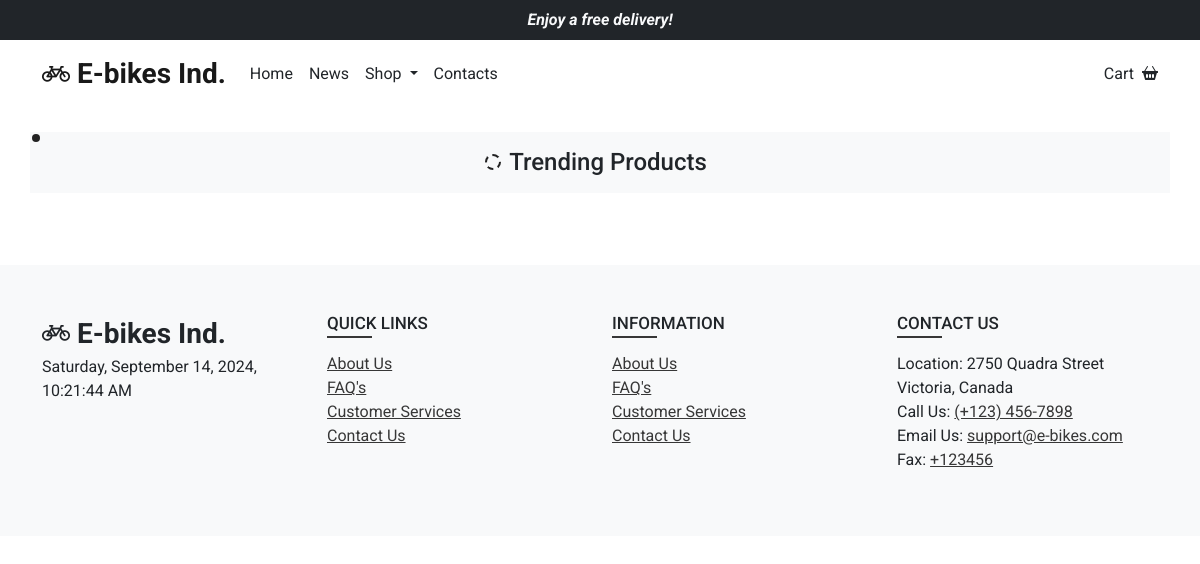
/shop/e-bikes, run on an earlier commit of the app's database.
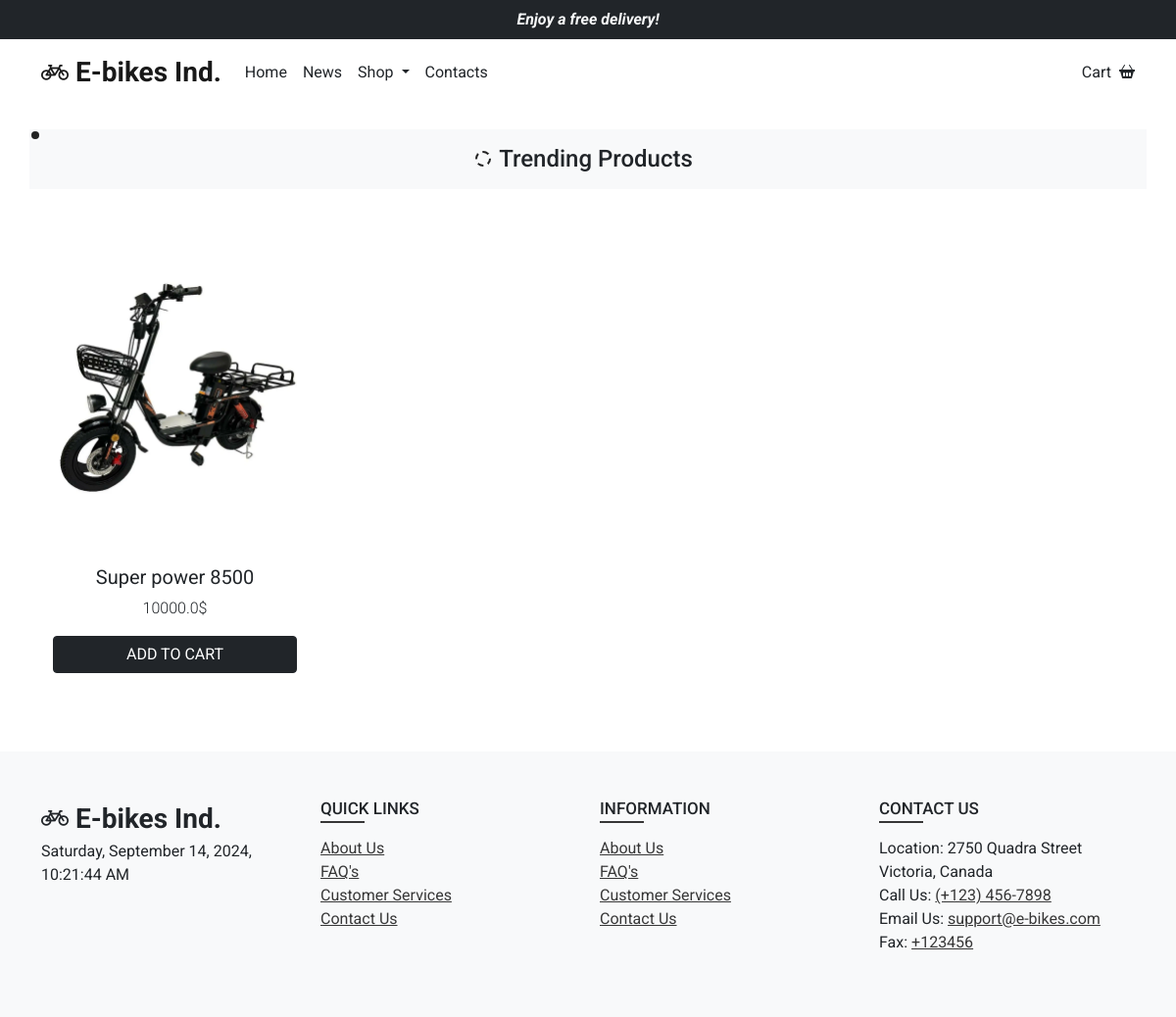
And on a later commit of the database.
### app/database.py (models this page shows, shortened)
class Product(db.Model):
    __tablename__ = "products"
    id = Column(Integer, primary_key=True)
    name = Column(String(80), unique=True, nullable=False)
    description = Column(String(), unique=True, nullable=False)
    price = Column(Float, nullable=False)
    img_path = Column(String(), unique=True, nullable=False)
    color = Column(String(), nullable=False)
    availability = Column(Integer, nullable=False)
    category = Column(String(), nullable=False)

### app/routes/shop/shop.py (the view)
@shop.route("/<string:category>")
def products(category):
    data = db.session.query(Product).filter_by(category=category).all()
    return render_template("products.html", products=data)

### app/templates/products.html (shortened to what this page needs)
{% extends 'base.html' %}
{% block content %}
<div class="container mt-4">
    <div class="row">
        <div class="products-title d-flex justify-content-center align-items-center py-3 bg-light">
            <span class="dot d-block"></span>
            <h3 class="mb-0 mx-2 fs-4">Trending Products</h3>
          </div>
    </div>
    <div class="row py-3 g-2">
      {% for product in products %}
      <div class="product-item col-lg-3 col-md-6 col-12 p-2 px-3">
        <a class="d-block" href="#">
          <div class="wrapper-product-img">
            <div class="card-img-top" style="background-image: url({{ url_for('static', filename=product.img_path) }})"></div>
          </div>
        </a>
        <h3 class="text-center fs-5 pt-2 fw-normal">{{ product.name }}</h3>
        <p class="text-center fw-light">{{ product.price }}$</p>
        <a href="#" class="text-uppercase fs-6 text-decoration-none d-block btn btn-dark my-2">Add To Cart</a>
      </div>
      {% endfor %}
    </div>
</div>
{% endblock content %}

### app/templates/base.html (shortened to what this page needs)
<!DOCTYPE html>
<html>
  <head>
    <link
      href="https://cdn.jsdelivr.net/npm/bootstrap@5.0.2/dist/css/bootstrap.min.css"
      rel="stylesheet"
    />
    <link
      rel="stylesheet"
      href="https://cdn.jsdelivr.net/npm/bootstrap-icons@1.5.0/font/bootstrap-icons.css"
    />
    <link rel="stylesheet" href="{{ url_for('static', filename='css/custom.css') }}" />
    <link rel="stylesheet" href="{{ url_for('static', filename='css/fonts.css') }}" />
    <link
      rel="stylesheet"
      href="https://cdn.jsdelivr.net/npm/@fancyapps/ui@5.0/dist/carousel/carousel.css"
    />
  </head>
  <body>
    <div
      class="container-fluid p-0 py-2 bg-dark text-light text-center fw-bold fst-italic"
    >
      Enjoy a free delivery!
    </div>
    <nav class="navbar navbar-expand-lg navbar-light">
      <div class="container-sm">
        <a class="navbar-brand fw-bold fs-3" href="#"
          ><i class="bi bi-bicycle"></i> E-bikes Ind.</a
        >
        <div class="collapse navbar-collapse" id="navbarSupportedContent">
          <ul class="navbar-nav me-auto mb-2 mb-lg-0">
            <li class="nav-item">
              <a class="nav-link text-dark" aria-current="page" href="{{ url_for('index.index') }}"
                >Home</a
              >
            </li>
            <li class="nav-item">
              <a class="nav-link text-dark" href="{{ url_for('news.index') }}">News</a>
            </li>
            <li class="nav-item dropdown">
              <a
                class="nav-link dropdown-toggle text-dark"
                href="{{ url_for('shop.index') }}"
                id="navbarDropdown"
                role="button"
                data-bs-toggle="dropdown"
                aria-expanded="false"
              >
                Shop
              </a>
            </li>
            <li class="nav-item">
              <a class="nav-link text-dark" href="{{ url_for('index.contacts') }}">Contacts</a>
            </li>
          </ul>
          <div class="d-flex">
            <a class="nav-link text-dark p-0" href="{{ url_for('cart.index')}}"
              >Cart<i class="bi bi-basket2-fill ps-2"></i
            ></a>
          </div>
        </div>
      </div>
    </nav>
    {% block content %}{% endblock content %}
    <div class="w-100 mt-5 bg-light">
      <div class="container py-5">
        <div class="row">
          <div class="col-lg-3 col-md-6 col-sm-6">
            <div class="single-footer-widget">
              <div class="logo">
                <a class="fw-bold fs-3 text-decoration-none text-dark" href="#">
                  <i class="bi bi-bicycle"></i>
                  E-bikes Ind.</a>
              </div>
              <p id="current-time"></p>
            </div>
          </div>
          <div class="col-lg-3 col-md-6 col-sm-6">
            <div class="single-footer-widget">
              <h3>Quick Links</h3>
              <ul class="quick-links">
                <li><a href="#">About Us</a></li>
                <li><a href="#">FAQ's</a></li>
                <li><a href="#">Customer Services</a></li>
                <li><a href="#">Contact Us</a></li>
              </ul>
            </div>
          </div>
          <div class="col-lg-3 col-md-6 col-sm-6">
            <div class="single-footer-widget">
              <h3>Information</h3>
              <ul class="information-links">
                <li><a href="#">About Us</a></li>
                <li><a href="#">FAQ's</a></li>
                <li><a href="#">Customer Services</a></li>
                <li><a href="#">Contact Us</a></li>
              </ul>
            </div>
          </div>
          <div class="col-lg-3 col-md-6 col-sm-6">
            <div class="single-footer-widget">
              <h3>Contact Us</h3>
              <ul class="footer-contact-info">
                <li>
                   Location: 2750 Quadra
                  Street Victoria, Canada
                </li>
                <li>
                   Call Us:
                  <a href="tel:+1234567898">(+123) 456-7898</a>
                </li>
                <li>
                   Email Us:
                  <a href="mailto:support@e-bikes.com">support@e-bikes.com</a>
                </li>
                <li>
                   Fax:
                  <a href="tel:+123456">+123456</a>
                </li>
              </ul>
            </div>
          </div>
        </div>
      </div>
    </div>
  </body>
</html>

### app/static/css/custom.css (style rules this page uses)
span.dot { width: 16px; height: 16px; border: 2px dashed #222222; border-radius: 50%; animation: rotation360 3s infinite linear; }
span.dot::before { content: ''; position: absolute; left: 0; top: 0; width: 8px; height: 8px; margin: 2px; border-radius: 50%; background-color: #222222; }
.products-title { position: relative; font-size: medium; }
.single-footer-widget h3 { font-size: 17px; text-transform: uppercase; position: relative; margin-bottom: 14px; padding-bottom: 5px; }
.single-footer-widget h3::before { content: ""; position: absolute; bottom: 0; left: 0; background: #373737; width: 45px; height: 2px; }
.single-footer-widget a { color: #373737; }
.single-footer-widget ul { list-style: none; padding-left: 0; }
.card-img-top { height: 22rem; background-repeat: no-repeat; background-size: contain; background-position: center; }

What changed in the data, as far as the page shows it:
added Product: img_path (picture), name "Super power 8500", price "10000.0"
